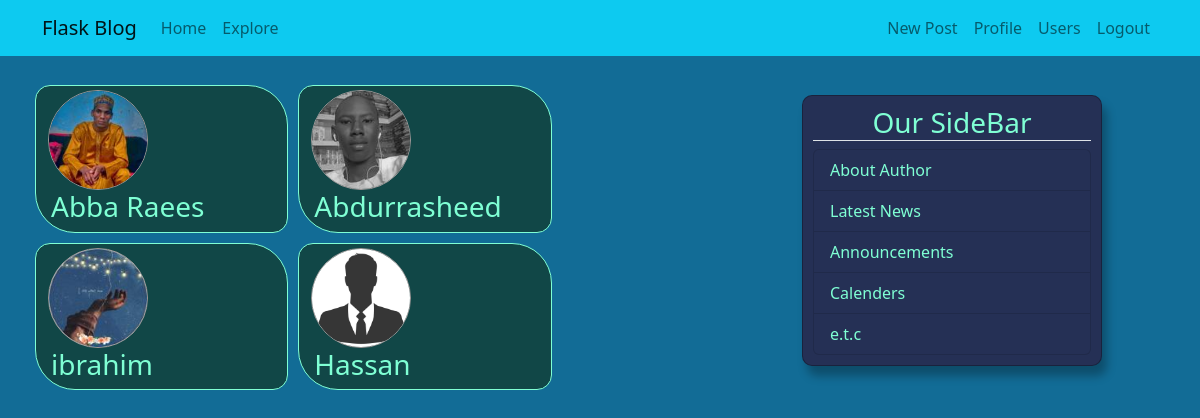
Screenshot of /users (signed in) with the database file from the repository.
### app/models.py (models this page shows, shortened)
class User(db.Model, UserMixin):
    id = db.Column(db.Integer, primary_key=True)
    username = db.Column(db.String(20), unique=True, nullable=False)
    email = db.Column(db.String(120), unique=True, nullable=False)
    password_hash = db.Column(db.String(20), nullable=False)
    image_file = db.Column(db.String, default='vector.jpg')
    about = db.Column(db.String, nullable=True)
    last_seen = db.Column(db.DateTime, default=datetime.utcnow)
    posts = db.relationship('Post', backref='author', lazy='dynamic')
    followed = db.relationship('User',
        secondary = followers,
        primaryjoin = (followers.c.follower_id == id),
        secondaryjoin = (followers.c.followed_id == id),
        backref = db.backref('followers', lazy='dynamic'),
        lazy = 'dynamic'
    )

### app/blog.py (the view)
@bp.route("/users")
@login_required
def users():
    users = User.query.all()
    return render_template('blog/users.html', users=users, title='User')

### app/auth.py (called while the page is built)
@login_manager.user_loader
def load_user(id):
    user = User.query.get_or_404(int(id))
    return user

### app/blog.py (called while the page is built)
@bp.before_request
def before_request():
    if current_user.is_authenticated:
        current_user.last_seen = datetime.utcnow()
        db.session.commit()

### app/templates/blog/users.html
{% extends 'layout.html' %}
{% block content %}
    <div>
        <div class="row">
            {% for user in users %}
                <div class="col-md-4 dec" style="margin: 5px;">
                    <img src="{{ url_for( 'static', filename='profile_pics/'+user.image_file) }}" class="imgs mt-1">
                    <h3 style="margin-left: 3px;">{{ user.username }}</h3>
                </div>
            {% endfor %}
        </div>
    </div>
{% endblock %}

### app/static/main.css (style rules this page uses)
body { margin-top: 5em; background-color: rgb(18, 108, 150); color: aquamarine; }
.imgs { width: 100px; height: 100px; border: 1px solid rgb(158, 151, 151); border-radius: 50%; }
.dec { border: 1px solid; border-radius: 15px 40px; background-color: rgb(17, 71, 71); }

### rows the page displays
User: image_file (picture), username "Abba Raees"
User: image_file (picture), username "Abdurrasheed"
User: image_file (picture), username "ibrahim"
User: image_file (picture), username "Hassan"
